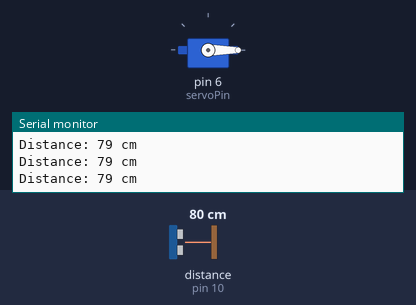
The sketch below on a simulated Arduino Uno, built with avr-gcc and run on an emulated ATmega328P. Shown: servo, the last lines printed to the serial monitor. Wiring (inferred from the names in the program): ultrasonic range finder: trigger pin 9; echo pin 10. Inputs (shaded band) come from the test bench; at power-on: distance to the obstacle (sensor on pin 10) 80 cm. The echo pulse lasts 58.3 µs per cm.

Above: at 1.3 s.
1.4 s: distance to the obstacle (sensor on pin 10) set to 17 cm
2.9 s: distance to the obstacle (sensor on pin 10) set to 13 cm
At 3.4 s:
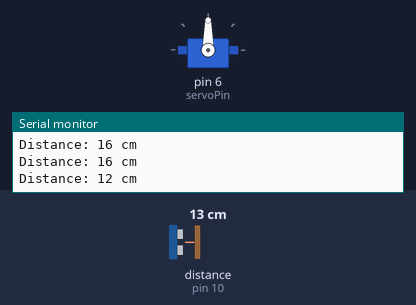
4.5 s: distance to the obstacle (sensor on pin 10) set to 18 cm
At 6.9 s:
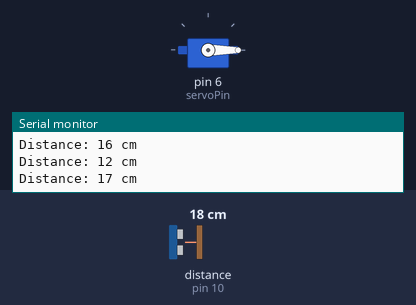
7.5 s: distance to the obstacle (sensor on pin 10) set to 2 cm
At 8.2 s:
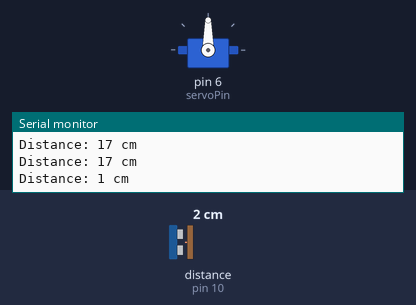
Timing chart, 0 to 11.5 s (numbered marks = the images above; inputs shaded):
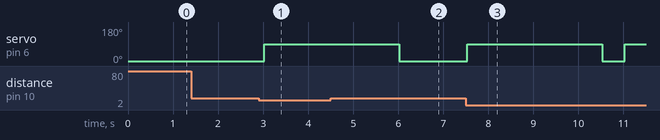

Measured:
- the behaviour switches between 16 and 15 cm on distance to the obstacle (sensor on pin 10) (found by bisection; images 0 and 1)
- after the input at 2.9 s, servo on pin 6 (servoPin): 0° → 90° after 0.12 s
- after the input at 4.5 s, servo on pin 6 (servoPin): goes on until 6.0 s, then stays 0°
- after the input at 7.5 s, servo on pin 6 (servoPin): 0° → 90° at once, → 0° 3.0 s later, → 90° 0.50 s later

The sketch:

Smart_Dustbin_using_Arduino.ino
```cpp
#include <Servo.h>

// Pin configuration
const int trigPin = 9;    // Trigger pin for ultrasonic sensor
const int echoPin = 10;   // Echo pin for ultrasonic sensor
const int servoPin = 6;   // Servo motor control pin

Servo servoMotor;         // Servo object for controlling the lid

// Function to calculate distance from ultrasonic sensor
long getDistance() {
  digitalWrite(trigPin, LOW);  // Ensure trigPin is LOW
  delayMicroseconds(2);        // Short delay

  digitalWrite(trigPin, HIGH); // Send a pulse to trigger sensor
  delayMicroseconds(10);       // Pulse duration
  digitalWrite(trigPin, LOW);  // End pulse

  long duration = pulseIn(echoPin, HIGH);  // Measure the pulse duration
  long distance = duration * 0.0344 / 2;  // Calculate distance in cm
  return distance;
}

void setup() {
  // Initialize pins
  pinMode(trigPin, OUTPUT);
  pinMode(echoPin, INPUT);

  // Initialize servo motor
  servoMotor.attach(servoPin);
  servoMotor.write(0);  // Start with lid closed

  // Start serial communication for debugging
  Serial.begin(9600);
}

void loop() {
  long distance = getDistance();  // Get distance from ultrasonic sensor

  // Print the distance to serial monitor (for debugging)
  Serial.print("Distance: ");
  Serial.print(distance);
  Serial.println(" cm");

  // If object is detected within 15 cm, open the lid
  if (distance > 0 && distance < 15) {
    servoMotor.write(90);  // Open the lid (90 degrees)
    delay(3000);           // Keep lid open for 3 seconds
    servoMotor.write(0);   // Close the lid (0 degrees)
  }

  delay(500);  // Wait for a short time before next sensor reading
}
```
